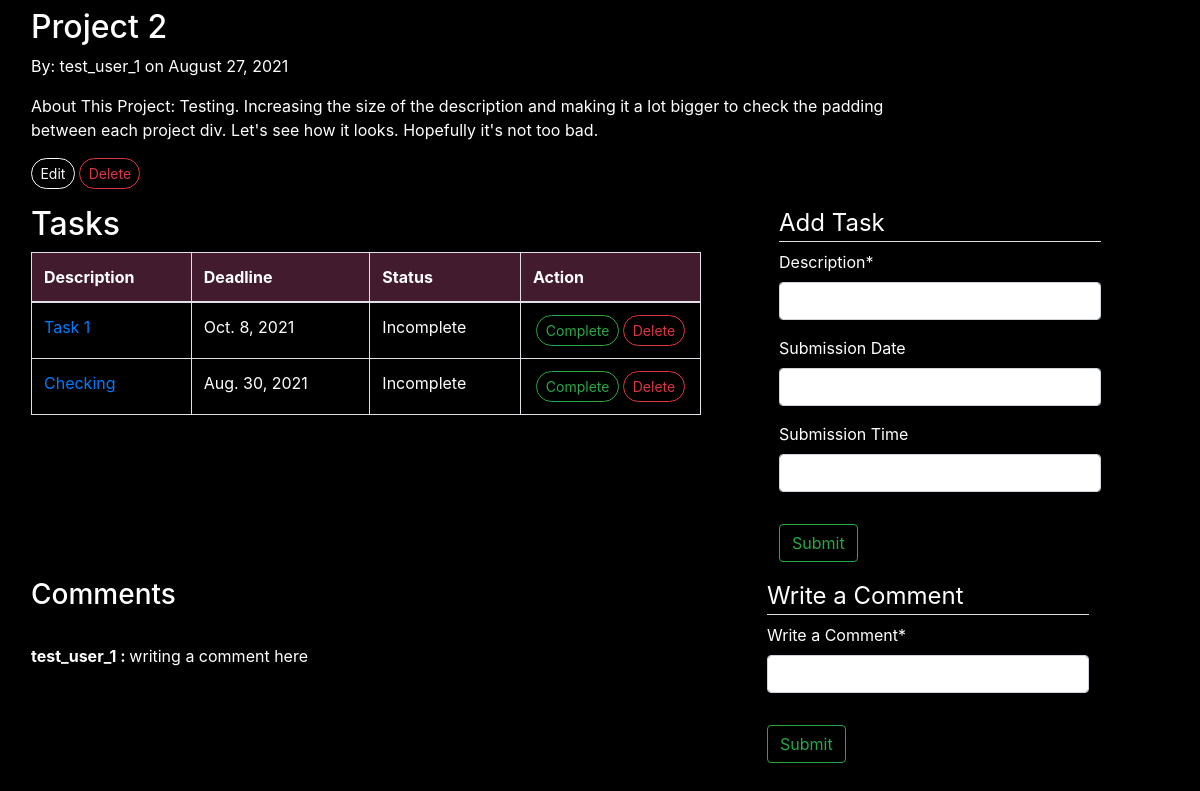
/projects/3/, run on the app's committed database.
### projects/models.py (models this page shows, shortened)
class Projects(models.Model):
    title = models.CharField(max_length=100)
    about = models.TextField()
    date_posted = models.DateTimeField(default=timezone.now)
    author = models.ForeignKey(User, on_delete=models.CASCADE)
    progress = models.DecimalField(max_digits=4, decimal_places=1, default=0.0)

class Tasks(models.Model):
    desc = models.TextField(max_length=100)
    deadline = models.DateField(null=True,blank=True)
    submit_time = models.TimeField(null=True, blank=True)
    status = models.CharField(max_length=10, default="Incomplete")
    projects = models.ForeignKey(Projects, related_name='projects', on_delete=models.CASCADE)
    user = models.ForeignKey(User, on_delete=models.CASCADE)

class Comment(models.Model):
    projects = models.ForeignKey(Projects, on_delete=models.CASCADE)
    user_from = models.ForeignKey(User, related_name="user_from", on_delete=models.CASCADE, null=True, blank=True)
    user_to = models.ForeignKey(User, related_name="user_to", on_delete=models.CASCADE, null=True, blank=True)
    body = models.CharField(max_length=500)
    date = models.DateTimeField(auto_now_add=True)

### projects/views.py (the view)
# urls.py: path('<int:pk>/',ProjectsDetailView.as_view(), name= 'projects-detail'),
class ProjectsDetailView(DetailView):
    model = Projects
    def get_context_data(self, **kwargs):
        context = super().get_context_data(**kwargs)
        tasks = Tasks.objects.filter(projects=self.object).order_by('-status')
        context['tasks'] = tasks
        context['t_form'] = TaskForm()
        context['comments'] = Comment.objects.filter(projects=self.object)
        context['c_form'] = CommentForm()
        return context

### projects/forms.py
class TaskForm(forms.ModelForm):
    desc = forms.CharField(label="Description",max_length=100)
    deadline = forms.DateField(required=False)
    class Meta:
        model = Tasks
        fields = ['desc', 'deadline', 'submit_time']
    def __init__(self, *args, **kwargs):
        super(TaskForm, self).__init__(*args, **kwargs)
        self.fields['desc'].label = "Description"
        self.fields['deadline'].label = "Submission Date"
        self.fields['submit_time'].label = "Submission Time"

class CommentForm(forms.ModelForm):
    body = forms.CharField(max_length=500)
    class Meta:
        model = Comment
        fields = ['body']
    def __init__(self, *args, **kwargs):
        super(CommentForm, self).__init__(*args, **kwargs)
        self.fields['body'].label = "Write a Comment"

### projects/templates/projects/projects_detail.html (shortened to what this page needs)
{% extends "projects/base.html" %}
{% load crispy_forms_tags %}
{% load static %}
    {% block head %}
    <link rel="stylesheet" type="text/css" href="{% static 'projects/css/detail_style.css' %}">
    {% endblock head %}
    {% block content %}
    <div class="col-9 ml-3 mb-3 mt-2" id="about">
        <h2>{{ object.title }}</h2>
        <p>By: {{ object.author }} on {{ object.date_posted|date:"F d, Y" }}</p>
        <p>About This Project: {{ object.about }}</p>
        <a class="btn btn-outline-light btn-sm badge-pill" href="{% url 'projects-update' object.id %}">Edit</a>
        <a class="btn btn-outline-danger btn-sm badge-pill" href="{% url 'projects-delete' object.id%}">Delete</a>
    </div>
    <div class="container-fluid">
        <div class="row row-cols-2">
            <div class="col-7 mr-3" style="width:800px; color:white;">
            <h2 class="ml-3 mb-2">Tasks</h2>
                {% if not tasks %}
                <h4 class="ml-3 mb-2">No Tasks Added</h4>
                {% else %}
            <table class="table table-bordered ml-3 mb-2">
                <thead style="background-color: #421b2e; color: white;">
                    <tr>
                        <th>Description</th>
                        <th>Deadline</th>
                        <th>Status</th>
                        <th style="width:180px;">Action</th>
                    </tr>
                </thead>
                {% for task in tasks %}
                    <tr>
                        <td><a class="article-title" href="{% url 'tasks-update' task.pk %}">{{ task.desc }}</a></td>
                        <td>{{ task.deadline }}</td>
                        <td>{{ task.status }}</td>
                        <td style="text-align: center;">
                            {% if task.status == "Incomplete" %}
                            <a class="btn btn-outline-success btn-sm badge-pill" href="{% url 'tasks-complete' task.pk %}">Complete</a>
                            {% else %}
                            <a class="btn btn-outline-success btn-sm badge-pill" href="{% url 'tasks-complete' task.pk %}">Incomplete</a>
                            {% endif %}
                            <a class="btn btn-outline-danger btn-sm badge-pill" href="{% url 'tasks-delete' task.pk %}">Delete</a>
                        </td>
                </tr>
                {% endfor %}
            </table>
                {% endif %}
            </div>
            <div class="col-4" id="task_form">
                <form class="ml-5" method="POST" action="{% url 'tasks-create' object.id %}">
                <fieldset class="form-group">
                <legend class="border-bottom">Add Task</legend>
                    {{ t_form|crispy }}
                </fieldset>
                <div class="form-group">
                    <input type="submit" value="Submit" class="btn btn-outline-success">
                </div>
                </form>
            </div>
            </div>
    </div>
    <div class="container-fluid">
        <div class="row row-cols-2">
        <div class="col" id="comment_section">
            <div class="ml-3 mb-2">
                <h3>Comments</h3>
            {% for comment in comments %}
                <br/>
                <strong> {{ comment.user_from}} : </strong> {{ comment.body }}
            {% endfor %}
            </div>
            </div>
            <div class="col-4 mr-5" id="comment_form">
        <form class="mr-5" method="POST" action="{% url 'comment-create' object.id %}">
                <fieldset class="form-group">
                    <legend class="border-bottom">Write a Comment</legend>
                    {{ c_form|crispy }}
                </fieldset>
                <div class="form-group">
                    <input type="submit" value="Submit" class="btn btn-outline-success">
                </div>
            </form>
                </div>
</div>
</div>
    {% endblock content %}

### projects/static/projects/css/detail_style.css (style rules this page uses)
#comment_section { width: 750px; color: white; }
#task_form { width: 750px; color: white; }
#comment_form { width: 750px; color: white; }
#about { width: 100%; color: white; }

### data on the page
Projects: title "Project 2", author "test_user_1", date_posted "August 27, 2021", about "Testing. Increasing the size of the description and making it a lot bigger to check the padding between each project div. Let's see how it looks. Hopefully it's not too bad."
Tasks: desc "Task 1", deadline "Oct. 8, 2021", status "Incomplete", shows "Complete"
Tasks: desc "Checking", deadline "Aug. 30, 2021", status "Incomplete", shows "Complete"
Comment: user_from "test_user_1", body "writing a comment here"
